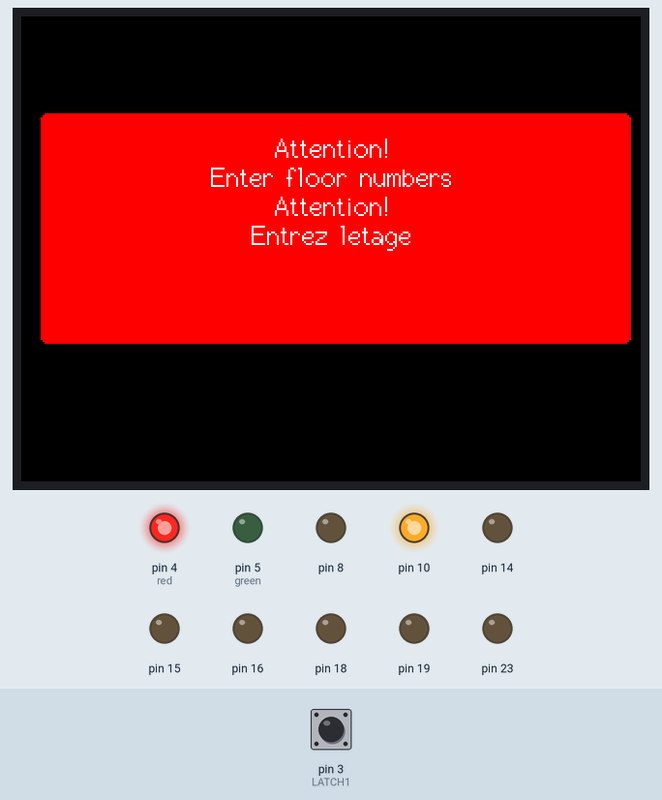
Simulated run of this sketch. Board: Arduino Uno, built with avr-gcc and run on an emulated ATmega328P. Shown: 320×240 colour display, output pins drawn as LEDs (lit = HIGH). The inputs (shaded band) are chosen by the test bench; at power-on: pin 3 (LATCH1) HIGH. Pins used as bus, display or sensor lines are not drawn; what the sketch prints to the serial monitor is not drawn.

Above: at 1.5 s.
1.6 s: pin 3 (LATCH1) pulled LOW for 0.15 s
At 4.4 s:
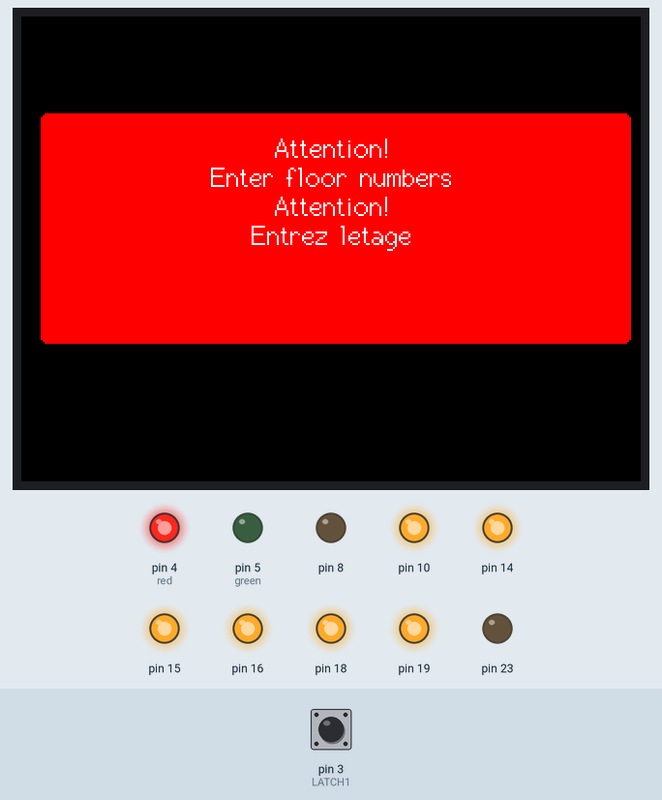
4.7 s: pin 3 (LATCH1) pulled LOW for 1 s
At 7.3 s:
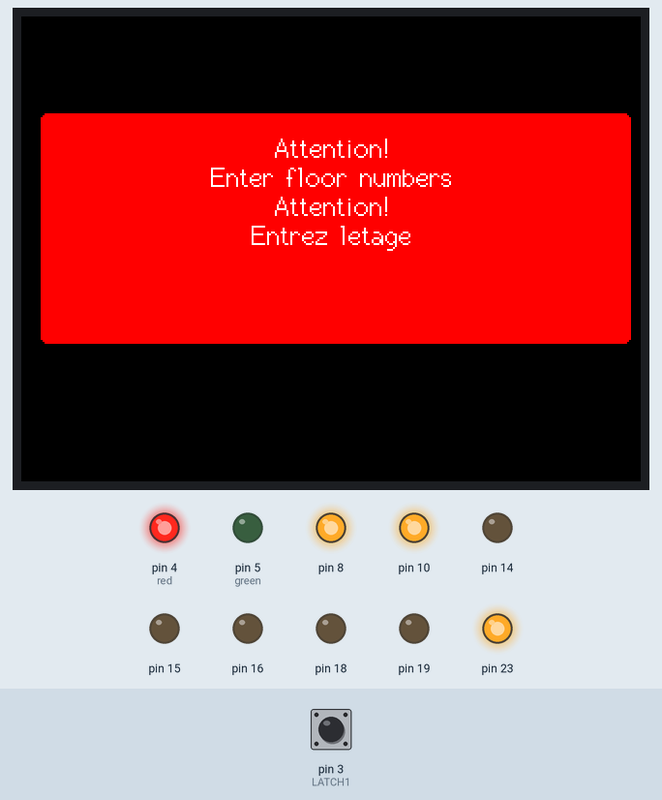
8.7 s: pin 3 (LATCH1) pulled LOW for 3.2 s
At 14.1 s:
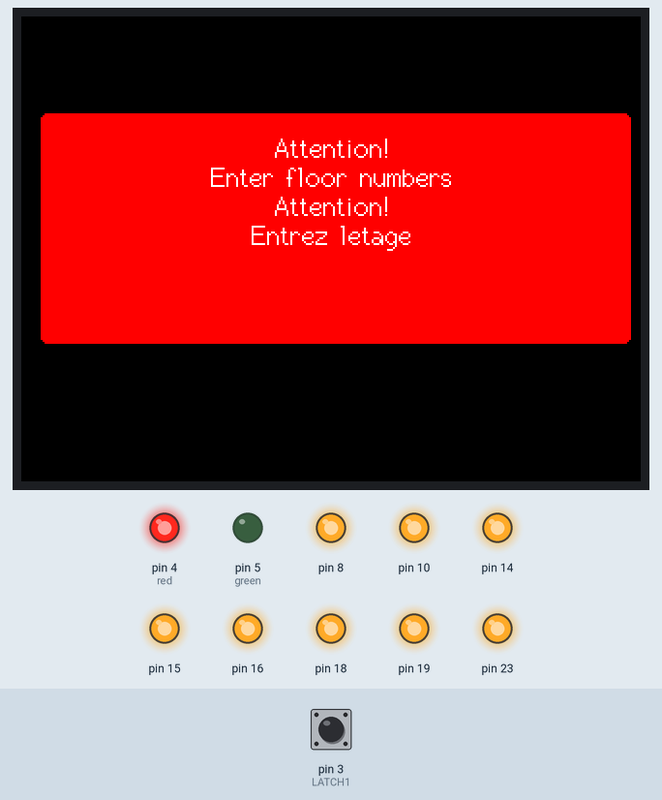
Timing chart, 0 to 15.6 s (numbered marks = the images above; inputs shaded):
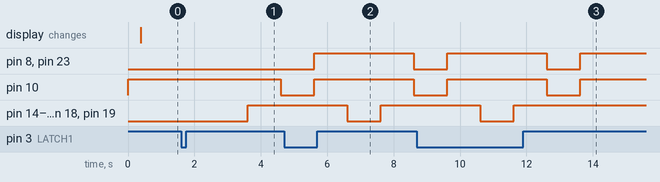

The sketch:

lift.ino
```cpp
#include "SPI.h"
#include <Wire.h>
#include "PCF8574.h"
#include "TFT_ILI9341.h"

#define LATCH  2
#define LATCH1 3


#define red    4
#define green  5


TFT_ILI9341 myGLCD = TFT_ILI9341();
PCF8574 expander;

int rows[]={7,6,5,4};
int cols[]={3,2,1,0};

char pass[2];
char pass1[] = {'3','8'};
int tik = 0;

byte runTime=0;
char number = 0;
int tim = 12;

char simbols[][2]={
    {0,'1'},
    {1,'4'},
    {2,'7'},
    {3,'*'},
    {4,'2'},
    {5,'5'},
    {6,'6'},
    {7,'0'},
    {8,'3'},
    {9,'8'},
    {10,'9'},
    {11,'#'},
    {12,'A'},
    {13,'B'},
    {14,'C'},
    {15,'D'}
};


char FindKey(unsigned int keyCode){
    for(int i=0;i<16;i++){
      if(simbols[i][0]==keyCode){
        return simbols[i][1];
      }
    }
    return '-';
}

void setup()
{
  Serial.begin(9600);

  pinMode(7, OUTPUT);
  digitalWrite(7, LOW);
  delay(10);
  digitalWrite(7, HIGH);

  pinMode(LATCH, OUTPUT);
   digitalWrite(LATCH, HIGH);

  pinMode(LATCH1, INPUT_PULLUP);

  pinMode(red, OUTPUT);
   digitalWrite(red, LOW);
  pinMode(green, OUTPUT);
   digitalWrite(green, LOW);

  SPI.begin();
  myGLCD.init();

  expander.begin(0x27);

  expander.pinMode(0, INPUT_PULLUP);
  expander.pinMode(1, INPUT_PULLUP);
  expander.pinMode(2, INPUT_PULLUP);
  expander.pinMode(3, INPUT_PULLUP);
  expander.pinMode(4, OUTPUT);
  expander.pinMode(5, OUTPUT);
  expander.pinMode(6, OUTPUT);
  expander.pinMode(7, OUTPUT);

  myGLCD.setRotation(3);
  myGLCD.fillScreen(TFT_BLACK);
  myGLCD.fillRoundRect(10, 50, 310-5,169-50, 3,TFT_RED);
  myGLCD.setTextColor(TFT_WHITE,TFT_RED);

  myGLCD.drawCentreString("Attention!", 160, 60, 2);
  myGLCD.drawCentreString("Enter floor numbers", 160, 75, 2);
  myGLCD.drawCentreString("Attention!", 160, 90, 2);
  myGLCD.drawCentreString("Entrez letage", 160, 105, 2);
  digitalWrite(red, HIGH);
  // myGLCD.drawCentreString("are identified!", 160, 120, 2);

}

void loop()
{
if(digitalRead(LATCH1) == LOW){

  Serial.println("Vhod");
  for(int i=0;i<4;i++)
  {
    expander.digitalWrite(rows[i], LOW);
      for(int j=0;j<4;j++)
      {
        if( expander.digitalRead(cols[j])== LOW)
        {
             delay(500);
             pass[tik] = char(FindKey(4*i+j));
             tik ++;
             if(tik>=2){
              tik = 0;
              for(int k = 0; k < 2; k++){
                if(pass[k] == pass1[k]){
                  Serial.println("PASSOK");
                    myGLCD.drawCentreString("Utilisez le Super-Pass", 160, 60, 2);
                    myGLCD.drawCentreString("pour demarrer l'ascenseur", 160, 75, 2);
                    myGLCD.drawCentreString("Use the Super-key", 160, 90, 2);
                    myGLCD.drawCentreString("to start the lift",160, 105 , 2 );
                  digitalWrite(red, LOW);
                  digitalWrite(green, HIGH);
                  digitalWrite(LATCH, LOW);
                }
              }
             }


        }
      }
       expander.digitalWrite(rows[i], HIGH);
    }
 }
 }
```

Measured:
- after the input at 1.6 s, pin 10: HIGH → LOW after 3.0 s; pin 14–16, pin 18, pin 19: LOW → HIGH after 2.0 s
- after the input at 4.7 s, pin 14–16, pin 18, pin 19: HIGH → LOW after 1.9 s, → HIGH 1.0 s later
- after the input at 8.7 s, pin 14–16, pin 18, pin 19: HIGH → LOW after 1.9 s, → HIGH 1.0 s later
